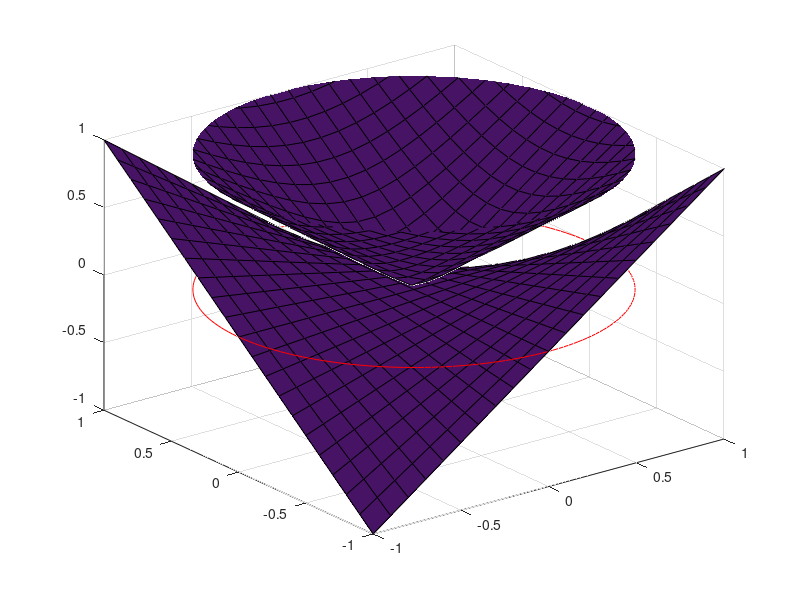

Recreate this plot in MATLAB.
%Kurvenintegrale
%% PK-2a
clc; clear; close;

%Plot der beiden Flächen
%Fläche 1
 [a, b] = meshgrid(linspace(-5, 5), linspace(-5, 5));
 c=8./(a.^2+b.^2);
 surf(a,b,c);
 hold on;

%Fläche 2
 [r,t] = meshgrid(linspace(-5, 5), linspace(-5, 5));
 f=sqrt(r.^2+t.^2);
 surf(r,t,f);
 
%Schnittkruve c
%  [t]=linspace(0,2*pi,200);
%  x=2*cos(t);
%  y=2*sin(t);
%  z=2+0*t;

% plot3(x, y, z,Color='r');
 xlim([-5, 5]), ylim([-5, 5]), zlim([-5, 5])

%Plot des Vektorfelds
[o, p, l] = meshgrid(linspace(-5, 5, 5), linspace(-5, 5, 5), linspace(-2, 25, 5));
U=o-2.*p.^2.*l;
V=o.^3-l.^2;
W=o.^2+p.^2;

quiver3(o,p,l,U,V,W);

hold off


%% Aufgabe WS18-2a
% Kurvenintegral
clc;
clear;
close;

%  [a, b] = meshgrid(linspace(-5, 5), linspace(-5, 5));
%  c=-sqrt(a.^2+b.^2);
%  
%  surf(a,b,c);

%Halbkugel
theta=[0:0.1:1]*2*pi;
phi=[0:0.1:0.5]*pi;
R=1;
[THETA,PHI]=meshgrid(theta,phi);
X1=R.*cos(THETA).*sin(PHI);
Y1=R.*sin(THETA).*sin(PHI);
Z1=R.*cos(PHI);
%mesh(X1,Y1,Z1)
xlim([-1, 1]), ylim([-1, 1]), zlim([-1, 1])
hold on

%Fläche
x2=[-10:0.1:10];
y2=[-10:0.1:10];
[X2 , Y2]= meshgrid(x2,y2);
X3=-Y2;
Y3= X2;
Z3= X2.*Y2;
surf(X3,Y3,Z3);
hold on

%Rand der Halbkugel
[t]=linspace(0,2*pi,200);
x=cos(t);
y=sin(t);
z=0*t;
plot3(x, y, z,Color='r');



hold off;

 